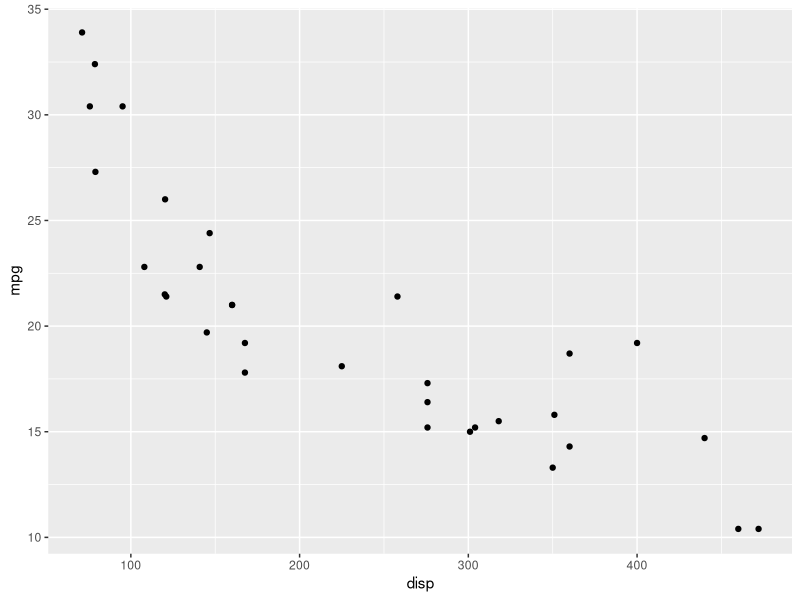
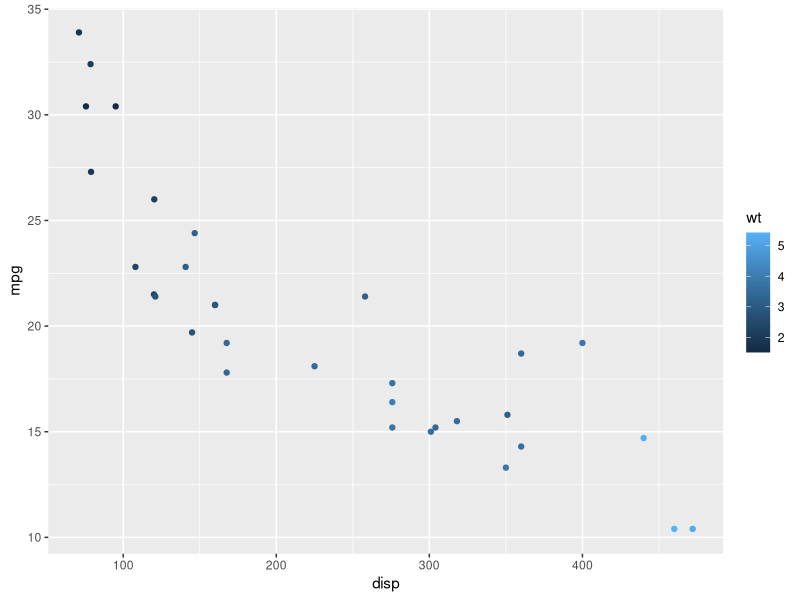
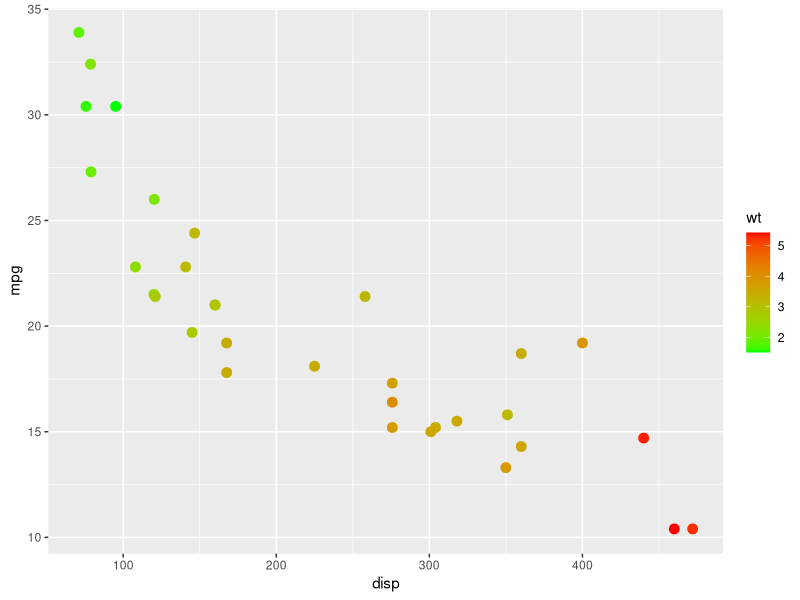
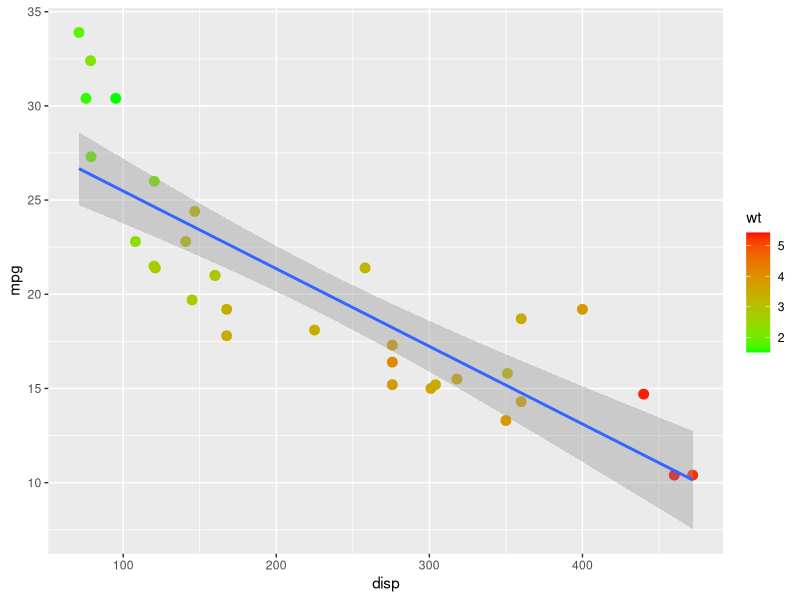
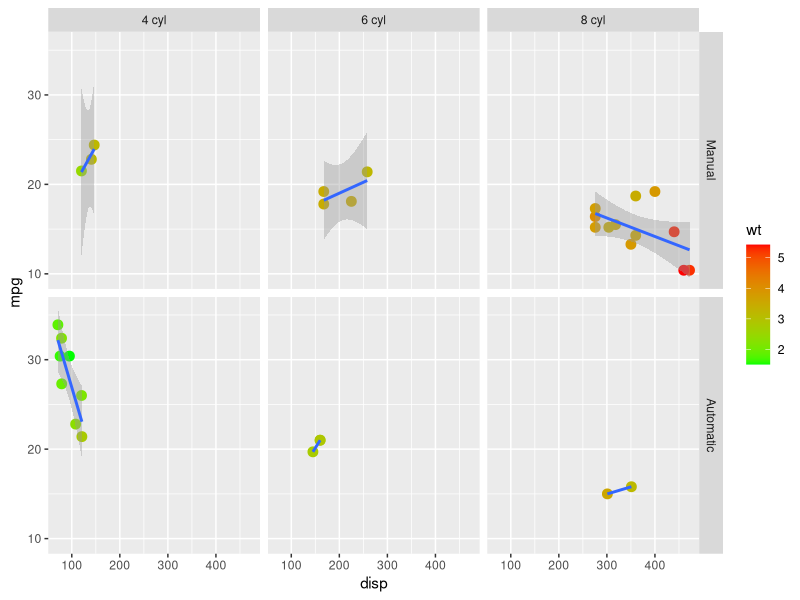
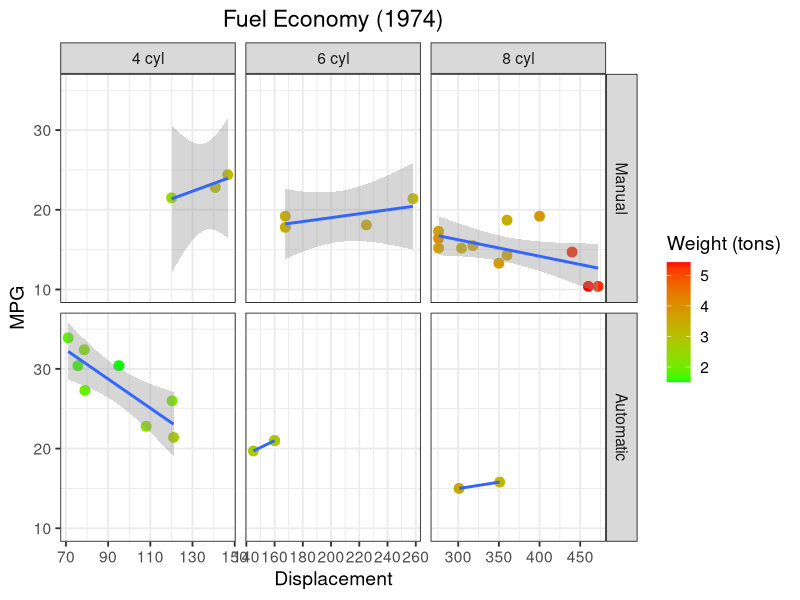
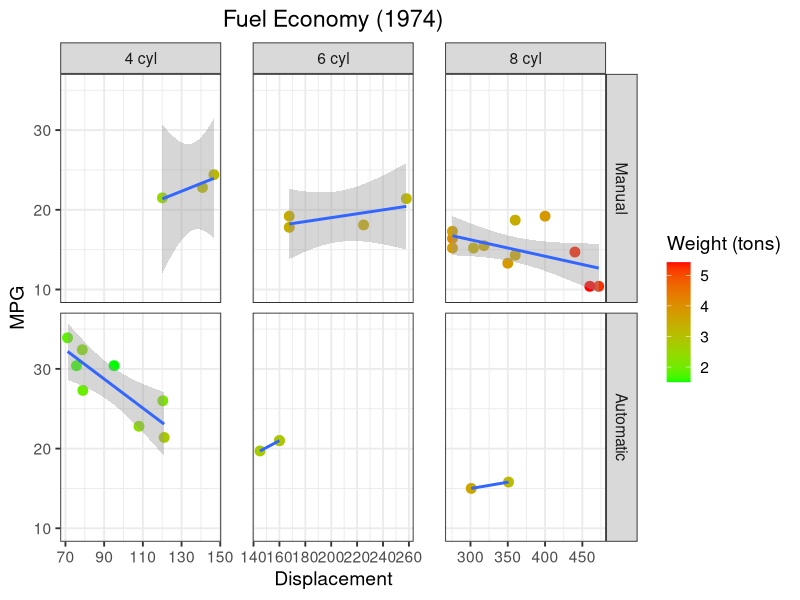

Here is the R script that generated these plots, in order:
## ---- chunk 1
knitr::opts_chunk$set(fig.width = 12, fig.height = 6)
## ---- chunk 2
library(ggplot2)
## ---- chunk 3
head(mtcars)
## ---- chunk 4
ggplot(mtcars, aes(x =disp, y = mpg)) + geom_point()
## ---- chunk 5
ggplot(mtcars, aes(x =disp, y = mpg)) + geom_point(aes(color=wt))
## ---- chunk 6
mtscatter <- ggplot(mtcars, aes(x =disp, y = mpg)) +
                geom_point(aes(color=wt), size=3) +
                scale_color_gradient(low = 'green', high = 'red')

mtscatter
## ---- chunk 7
mtscatter + geom_smooth(method = 'lm')
## ---- chunk 8

# New facet label names for 'am' and 'cyl'
am.labs <- c("Manual", "Automatic")
names(am.labs) <- c(0, 1)

cyl.labs <- c("4 cyl", "6 cyl", "8 cyl")
names(cyl.labs) <- c(4, 6, 8)

# In the facet_grid function, after defining the grid,  use: labeller = labeller(am = am.labs, cyl = cyl.labs)

mtscatter + 
  geom_smooth(method = 'lm') + 
  facet_grid(am ~ cyl, labeller = labeller(am = am.labs, cyl = cyl.labs))
## ---- chunk 9
mtscatter +
  geom_smooth(method = 'lm') +
  facet_grid(am ~ cyl, labeller = labeller(am = am.labs, cyl = cyl.labs), scales = "free_x") +
  theme_bw(14) +
  labs(title = "Fuel Economy (1974)", x="Displacement", y = "MPG", color= "Weight (tons)") +
  theme(plot.title = element_text(hjust=0.5))
## ---- chunk 10

mtscatter +
  geom_smooth(method = 'lm') +
  facet_grid(am ~ cyl, labeller = labeller(am = am.labs, cyl = cyl.labs), scales = "free_x") +
  theme_bw(14) +
  labs(title = "Fuel Economy (1974)", x="Displacement", y = "MPG", color= "Weight (tons)") +
  theme(plot.title = element_text(hjust=0.5), panel.spacing.x = unit(8, "mm")) 
